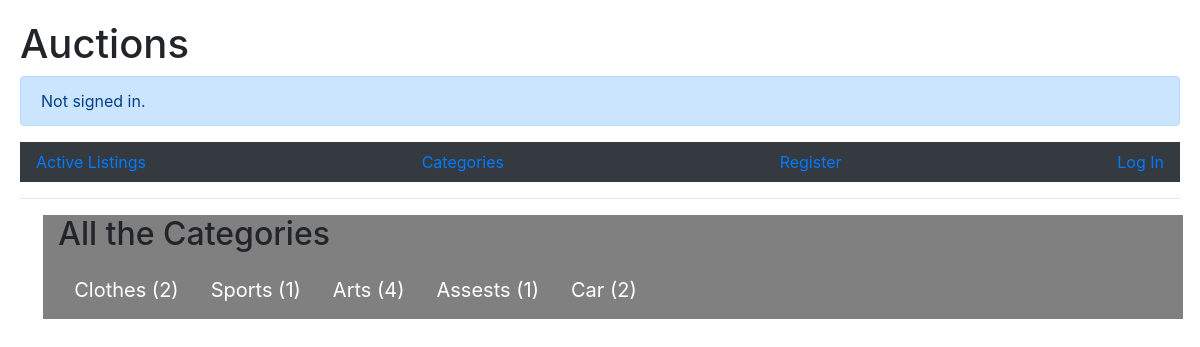
The page /categories/ on the database as committed earlier.
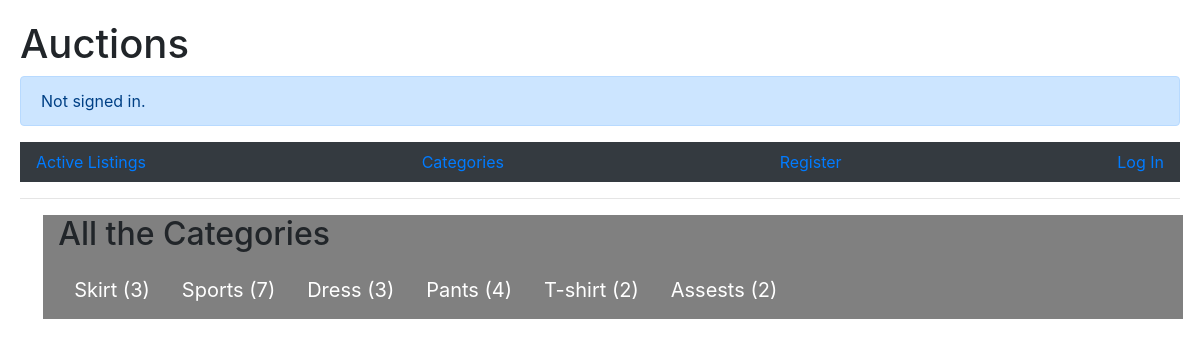
The same page on the database as committed later.
### auctions/models.py (models this page shows, shortened)
class Category(models.Model):
    name = models.CharField(max_length=35)

### auctions/views.py (the view)
# urls.py: path('categories/', category_list, name='category_list'),
def category_list(request):
    categories = Category.objects.annotate(num_listings=Count('listings')).filter(num_listings__gt=0)
    return render(request, 'auctions/category_list.html', {'categories': categories})

### auctions/templates/auctions/category_list.html
{% extends "auctions/layout.html" %}
{% load static %}
{% block body %}
{% block content %}
<hr>
<div class="container" style="background:gray; font-size:20px; margin-left:2%; margin-right:25%">
  <h2>All the Categories</h2>
  <ul>
    {% for category in categories %}
      <li><a href="{% url 'category_detail' category.id %}">{{ category.name }} ({{ category.num_listings }})</a></li>
    {% endfor %}
  </ul>
</div>
{% endblock %}
{% endblock %}

### auctions/templates/auctions/layout.html (shortened to what this page needs)
{% load static %}
<!DOCTYPE html>
<html lang="en">
<head>
    <link rel="stylesheet" href="https://stackpath.bootstrapcdn.com/bootstrap/4.4.1/css/bootstrap.min.css">
    <link href="{% static 'auctions/styles.css' %}" rel="stylesheet">
</head>
    <body>
    <h1>Auctions</h1>
    <div class="alert alert-primary" role="alert">
        {% if user.is_authenticated %}
        Welcome to Auctions. You signed in as <strong>{{ user.username }}</strong>.
        {% else %}
        Not signed in.
        {% endif %}
    </div>
    <nav class="navbar navbar-dark bg-dark">
        {% if user.is_authenticated %}
        <ul style="list-style-type: none">
            <li style="text-decoration:none">
                <a class="active" href="{% url 'index' %}">Active Listings</a>
                <a href="{% url 'create_listing' %}">Create Listing</a>
                <a href="{% url 'category_list' %}">Categories</a>
                <a href="{% url 'watchlist' %}">Watchlist</a>
                <a href="{% url 'login' %}">Log out</a>
                {% else %}
                <a href="{% url 'index' %}">Active Listings</a>
                <a href="{% url 'category_list' %}">Categories</a>
                <a href="{% url 'register' %}">Register</a>
                <a href="{% url 'login' %}">Log In</a>
                {% endif %}
    </nav>
    </body>
{% block body %}
{% endblock %}

### auctions/static/auctions/styles.css (style rules this page uses)
body { padding: 20px; }
ul { list-style-type: none; margin: 0; padding: 0; overflow: hidden; }
li { float: left; }
li a { display: block; color: white; text-align: center; padding: 14px 16px; text-decoration: none; }

Rows that differ between the two databases and show on the page:
removed Category: name "Car", num_listings "2"
changed Category: name "Clothes" → "Skirt"; num_listings "2" → "3"
computed for Category "Sports": num_listings "1" → "7"
changed Category: name "Arts" → "Dress"; num_listings "4" → "3"
now on this page (row edited): Category: name "Pants", num_listings "4"
now on this page (row edited): Category: name "T-shirt", num_listings "2"
computed for Category "Assests": num_listings "1" → "2"
